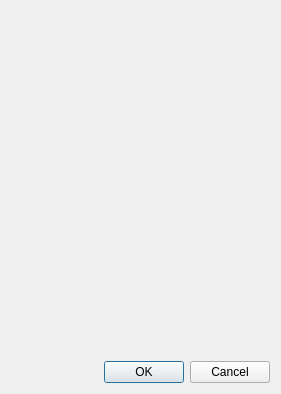
<?xml version="1.0" encoding="UTF-8"?>
<ui version="4.0">
 <class>thumbnailDialog</class>
 <widget class="QDialog" name="thumbnailDialog">
  <property name="geometry">
   <rect>
    <x>0</x>
    <y>0</y>
    <width>281</width>
    <height>394</height>
   </rect>
  </property>
  <property name="windowTitle">
   <string>Thumbnail Creation</string>
  </property>
  <layout class="QVBoxLayout" name="verticalLayout">
   <item>
    <widget class="ThumbnailWidget" name="thumbnailWidget" native="true"/>
   </item>
   <item>
    <widget class="QDialogButtonBox" name="buttonBox">
     <property name="orientation">
      <enum>Qt::Horizontal</enum>
     </property>
     <property name="standardButtons">
      <set>QDialogButtonBox::Cancel|QDialogButtonBox::Ok</set>
     </property>
    </widget>
   </item>
  </layout>
 </widget>
 <customwidgets>
  <customwidget>
   <class>ThumbnailWidget</class>
   <extends>QWidget</extends>
   <header>junkbox.component.thumbnailwidget.h</header>
   <container>1</container>
  </customwidget>
 </customwidgets>
 <resources/>
 <connections>
  <connection>
   <sender>buttonBox</sender>
   <signal>accepted()</signal>
   <receiver>thumbnailDialog</receiver>
   <slot>accept()</slot>
   <hints>
    <hint type="sourcelabel">
     <x>248</x>
     <y>254</y>
    </hint>
    <hint type="destinationlabel">
     <x>157</x>
     <y>274</y>
    </hint>
   </hints>
  </connection>
  <connection>
   <sender>buttonBox</sender>
   <signal>rejected()</signal>
   <receiver>thumbnailDialog</receiver>
   <slot>reject()</slot>
   <hints>
    <hint type="sourcelabel">
     <x>316</x>
     <y>260</y>
    </hint>
    <hint type="destinationlabel">
     <x>286</x>
     <y>274</y>
    </hint>
   </hints>
  </connection>
 </connections>
</ui>
